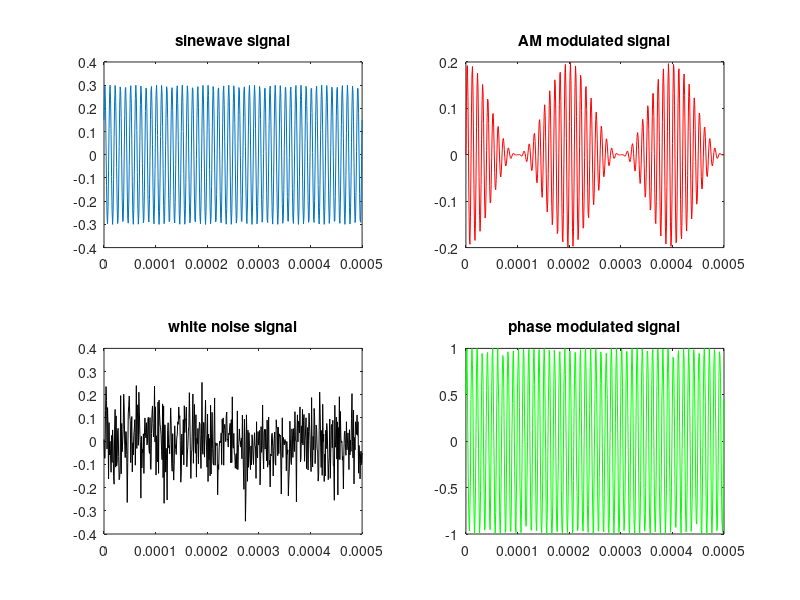
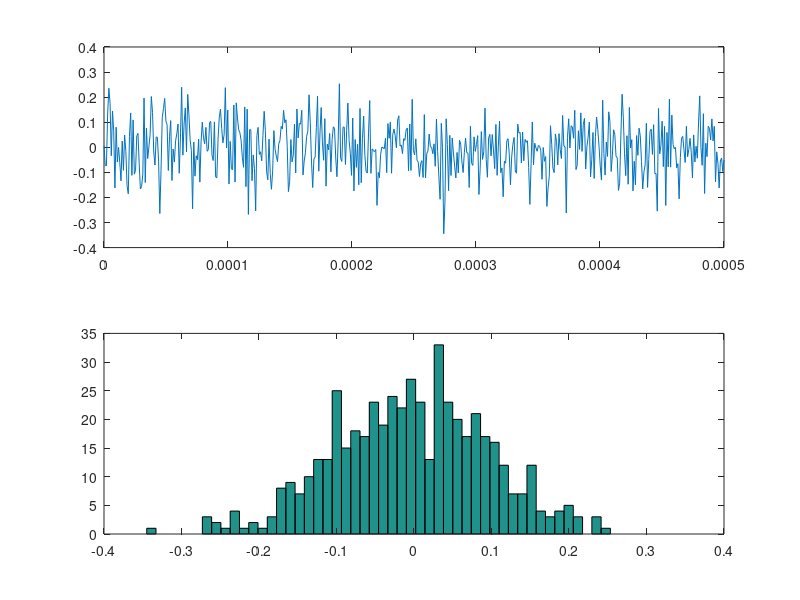
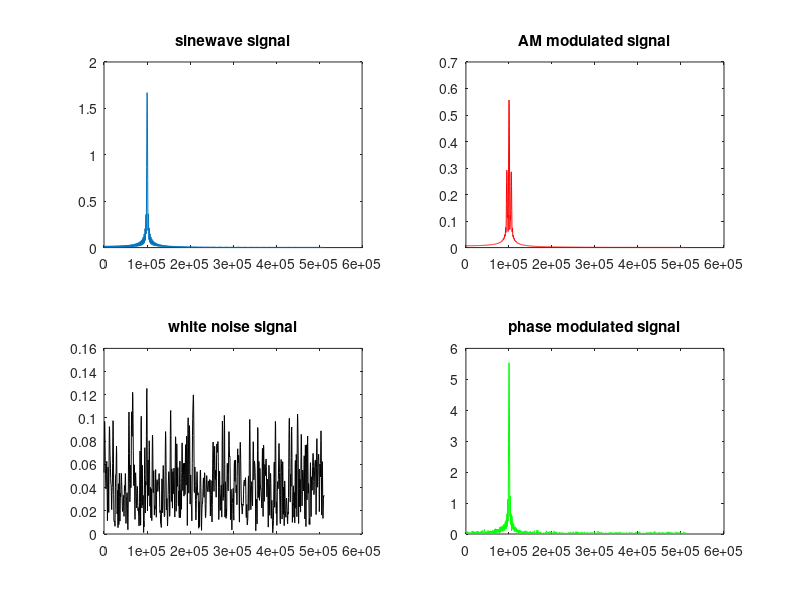

These charts were generated, in order, by the following MATLAB code:
clear all
close all


N = 512;        % nombre d'echantillons temporels
Nfft = 2048;    % nombre de points frequentiels
Tmax = 5*10^-4; % duree max du signal en secondes

t = linspace(0,Tmax,N); % generation du vecteur temps

Ts = Tmax/N;            % Periode d'echantillonage
Fs = 1/Ts;              % frequence d'echantillonage
f = linspace(0,Fs/2,Nfft/2); % generation du vecteur de frequence

% generation de sinus
A = 0.3;
p = 30*pi/180;
fc = 10^5;

s = A*sin(2*pi*fc*t+p);     % signal sinus
subplot(2,2,1)
plot(t,s)
title('sinewave signal')

sf = fft(s,Nfft);           % Transformee de Fourier 

% generation du signal AM
A = 0.1;
fc = 10^5;
fm = 5*10^3;
mu = 1;

y = A*(1+mu*cos(2*pi*fm*t)).*sin(2*pi*fc*t); % signal AM

subplot(2,2,2)
plot(t,y,'r')
title('AM modulated signal')

yf = fft(y,Nfft);           % Transformee de Fourier

% generation signal aleatoire gaussien
z = 0.1*randn(1,length(t));


subplot(2,2,3)
plot(t,z,'k')
title('white noise signal')

zf = fft(z,Nfft);
% generation phase modulated signal

x = sin(2*pi*fc*t + z + p);
subplot(2,2,4)
plot(t,x,'g')
title('phase modulated signal')

xf = fft(x,Nfft);

%======== Representation histogramme signal aleatoire ==
figure(2)
subplot(2,1,1)
plot(t,z);

subplot(2,1,2)
hist(z,50)
%======== Representation frequentielle des signaux ======
figure(3)
subplot(2,2,1)
plot(f,abs(sf(1:Nfft/2))/sqrt(Nfft))
title('sinewave signal')

subplot(2,2,2)
plot(f,abs(yf(1:Nfft/2))/sqrt(Nfft),'r')
title('AM modulated signal')

subplot(2,2,3)
plot(f,abs(zf(1:Nfft/2))/sqrt(Nfft),'k')
title('white noise signal')

subplot(2,2,4)
plot(f,abs(xf(1:Nfft/2))/sqrt(Nfft),'g')
title('phase modulated signal')